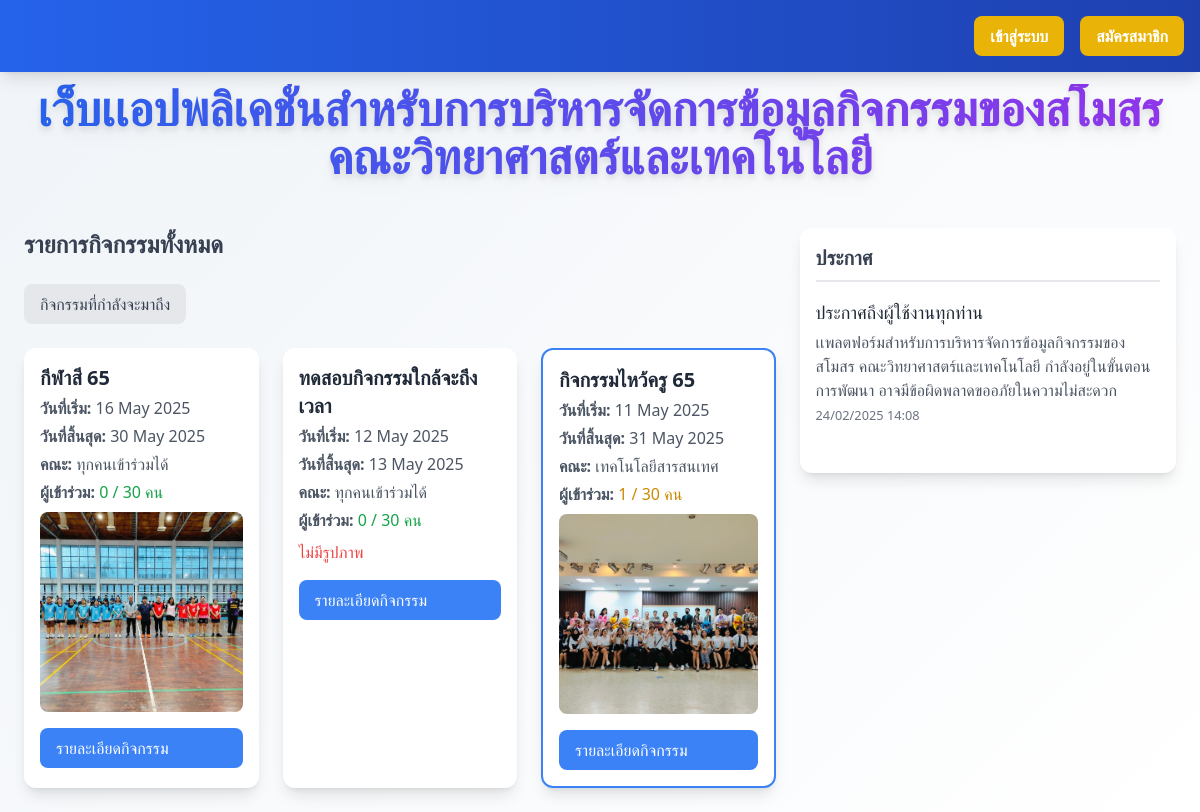
Before: /?filter=pending with the older database file.
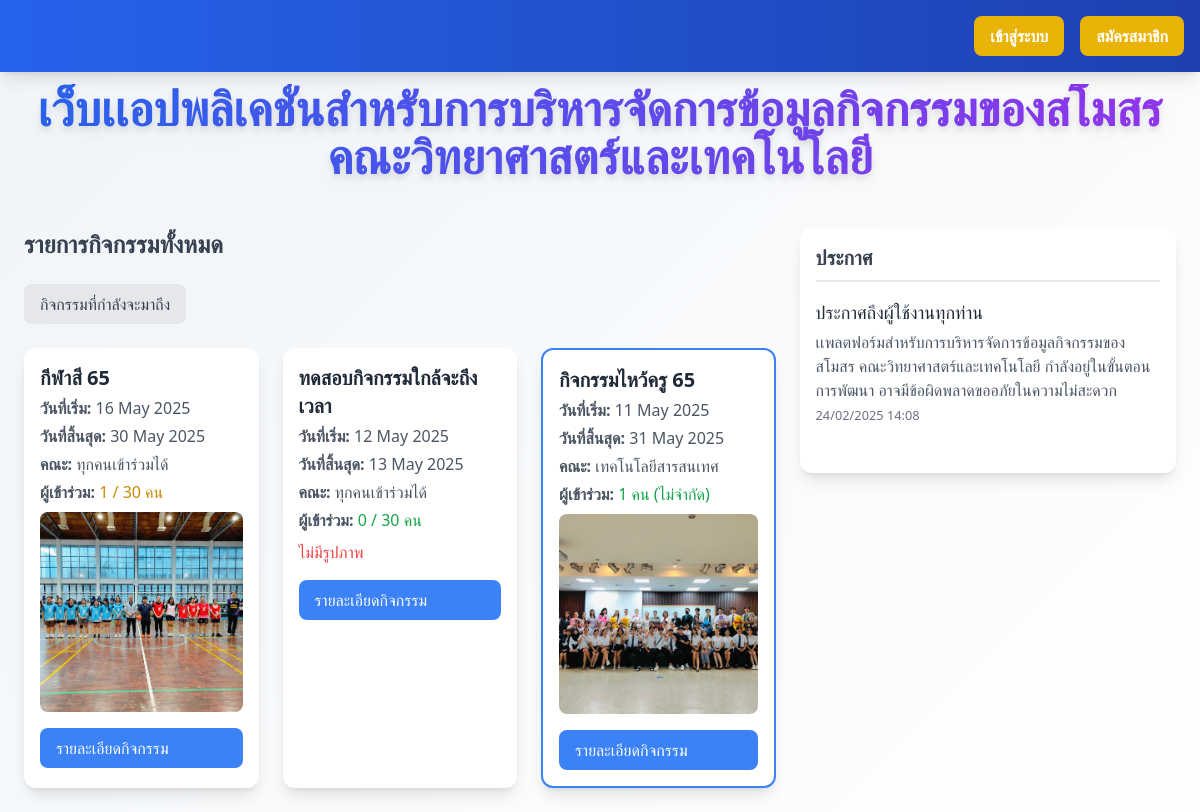
After: the same page with the newer database file.
### myapp/models.py (models this page shows, shortened)
class Activity(models.Model):
    name = models.CharField(
        max_length=255,
        verbose_name='ชื่อกิจกรรม'
    )
    description = models.TextField(
        verbose_name='รายละเอียดกิจกรรม'
    )
    start_date = models.DateField(
        verbose_name='วันที่เริ่มจัดกิจกรรม',
        default=datetime.date.today
    )
    end_date = models.DateField(
        verbose_name='วันที่สิ้นสุดกิจกรรม',
        null=True,  # ยอมให้เป็น NULL
        blank=True  # สามารถทิ้งว่างได้ในฟอร์ม
    )
    created_by = models.ForeignKey(
        CustomUser,
        on_delete=models.CASCADE,
        verbose_name='ผู้สร้างกิจกรรม'
    )
    FACULTY_CHOICES = [
        ('all', 'ทุกคนเข้าร่วมได้'),
        ('CS', 'วิทยาการคอมพิวเตอร์'),
        ('CCS', 'วิทยาศาสตร์เครื่องสำอาง'),
        ('OHS', 'อาชีวอนามัยและความปลอดภัย'),
        ('EHS', 'อนามัยสิ่งแวดล้อมและสาธารณภัย'),
        ('MS', 'วิทยาศาสตร์การแพทย์'),
        ('GS', 'วิทยาศาสตร์ทั่วไป'),
        ('IT', 'เทคโนโลยีสารสนเทศ'),
        ('BIB', 'อุตสาหกรรมชีวภาพเพื่อธุรกิจ'),
        ('CYB', 'ความมั่นคงปลอดภัยไซเบอร์'),
    ]
    faculty = models.CharField(
        max_length=10,
        choices=FACULTY_CHOICES,
        default='all',
        verbose_name='คณะที่จัดกิจกรรม'
    )
    max_participants = models.IntegerField(
        default=0,  # เปลี่ยนจาก 30 เป็น 0 ซึ่งหมายถึงไม่จำกัด
        verbose_name='จำนวนผู้เข้าร่วมสูงสุด',
        help_text='กำหนดเป็น 0 หากไม่ต้องการจำกัดจำนวนผู้เข้าร่วม'
    )
    def get_current_participants(self):
        return self.participation_set.filter(status='approved').count()
    def is_full(self):
        if self.max_participants == 0:  # ถ้าเป็น 0 แสดงว่าไม่จำกัด
            return False
        return self.get_current_participants() >= self.max_participants
    def get_capacity_color(self):
        current = self.get_current_participants()
        if current >= self.max_participants:
            return 'bg-red-100'
        elif current >= (self.max_participants * 0.5):
            return 'bg-yellow-100'
        return 'bg-green-100'
    class Meta:
        verbose_name = 'กิจกรรม'
        verbose_name_plural = 'กิจกรรมทั้งหมด'

### myapp/views.py (the view)
# urls.py: path('', views.index, name='home'),  # ใช้ index เป็นหน้าแรก
def index(request):
    filter_type = request.GET.get('filter', 'upcoming')
    current_datetime = timezone.now()
    announcements = Announcement.objects.order_by('-created_at')
    if filter_type == 'upcoming':
        activities = Activity.objects.filter(
            end_date__gte=current_datetime.date()
        ).order_by('start_date')
    elif filter_type in ['pending', 'approved', 'rejected'] and request.user.is_authenticated:
        activities = Activity.objects.filter(
            participation__student=request.user,
            participation__status=filter_type
        ).distinct()
    else:
        activities = Activity.objects.all().order_by('-start_date')
    for activity in activities:
        activity.current_participants = activity.get_current_participants()
        activity.is_activity_full = activity.is_full()
        activity.capacity_color = activity.get_capacity_color()
    context = {
        'activities': activities,
        'current_filter': filter_type,
        'announcements': announcements,
        'current_date': current_datetime.date()
    }
    return render(request, 'index.html', context)

### templates/index.html (shortened to what the changed rows need)
{% load static %}
{% load custom_filters %}
<!DOCTYPE html>
<html lang="en">
<head>
  <script src="https://cdn.tailwindcss.com"></script>
</head>
<body class="font-sans">
  <div class="center-container text-center py-6">
    <h1 class="text-4xl md:text-5xl font-extrabold bg-gradient-to-r from-blue-600 to-purple-600 bg-clip-text text-transparent drop-shadow-lg">
      เว็บเเอปพลิเคชั่นสำหรับการบริหารจัดการข้อมูลกิจกรรมของสโมสร<br>คณะวิทยาศาสตร์และเทคโนโลยี
    </h1>
  </div>
  <div class="content-wrapper flex flex-col lg:flex-row justify-between items-start gap-6 px-4 lg:px-6 py-6">
    <div class="activity-section w-full lg:w-2/3 order-1">
      <div class="center-container mb-6">
        <h2 class="text-2xl font-semibold text-gray-700">รายการกิจกรรมทั้งหมด</h2>
      </div>
      <div class="activity-card-container grid grid-cols-1 sm:grid-cols-2 lg:grid-cols-3 gap-6">
        {% for activity in activities %}
          <div class="activity-card
            {% if activity.start_date|date:"Y-m-d" <= current_date|date:"Y-m-d" and activity.end_date|date:"Y-m-d" >= current_date|date:"Y-m-d" %}
                activity-active
            {% endif %}
            rounded-xl shadow-lg hover:shadow-xl transition duration-300 transform hover:-translate-y-2 p-4
            {% if user.is_authenticated %}
                {% with participation=activity|get_participation:user %}
                    {% if participation %}
                      {% if participation.status == 'pending' %}
                        bg-yellow-50
                      {% elif participation.status == 'approved' %}
                        bg-green-50
                      {% elif participation.status == 'rejected' %}
                        bg-red-50
                      {% endif %}
                    {% else %}
                      bg-white
                    {% endif %}
                {% endwith %}
            {% else %}
              bg-white
            {% endif %}">
            <h3 class="text-xl font-semibold text-gray-800">{{ activity.name }}</h3>
            <p class="text-gray-600 mt-1"><strong>วันที่เริ่ม:</strong> {{ activity.start_date }}</p>
            <p class="text-gray-600 mt-1"><strong>วันที่สิ้นสุด:</strong> {{ activity.end_date }}</p>
            <p class="text-gray-600 mt-1"><strong>คณะ:</strong> {{ activity.get_faculty_display }}</p>
            <p class="text-gray-600 mt-1">
              <strong>ผู้เข้าร่วม:</strong>
              {% if activity.max_participants == 0 %}
                <span class="text-green-600">{{ activity.get_current_participants }} คน (ไม่จำกัด)</span>
              {% else %}
                <span class="{% if activity.is_full %}text-red-600 font-medium{% elif activity.get_current_participants >= activity.max_participants|divisibleby:2 %}text-yellow-600{% else %}text-green-600{% endif %}">
                  {{ activity.get_current_participants }} / {{ activity.max_participants }} คน
                </span>
              {% endif %}
            </p>
            {% if activity.images.all %}
                {% for image in activity.images.all %}
                    <img src="{{ image.image.url }}" alt="รูปกิจกรรม" class="mt-2 w-full h-150px object-cover rounded-lg">
                {% endfor %}
            {% else %}
                <p class="text-red-500 mt-2">ไม่มีรูปภาพ</p>
            {% endif %}
            <a href="{% url 'activity_info' activity.id %}" class="mt-4 inline-block bg-blue-500 hover:bg-blue-600 text-white font-medium py-2 px-4 rounded-lg transition duration-200">รายละเอียดกิจกรรม</a>
          </div>
        {% empty %}
          <p class="text-gray-600">ไม่มีข้อมูลกิจกรรม</p>
        {% endfor %}
      </div>
    </div>
    <div class="announcement-box w-full lg:w-1/3 bg-white rounded-xl shadow-lg p-4 order-2">
      <h2 class="text-xl font-semibold text-gray-700 mb-4 border-b-2 border-gray-200 pb-2">ประกาศ</h2>
    </div>
  </div>
</body>
</html>

Changed rows visible on the page:
computed for Activity "กีฬาสี 65": get_current_participants "0" → "1"
changed Activity "กิจกรรมไหว้ครู 65": max_participants "30" → (not shown); max_participants "/ คน" → "คน (ไม่จำกัด)"
